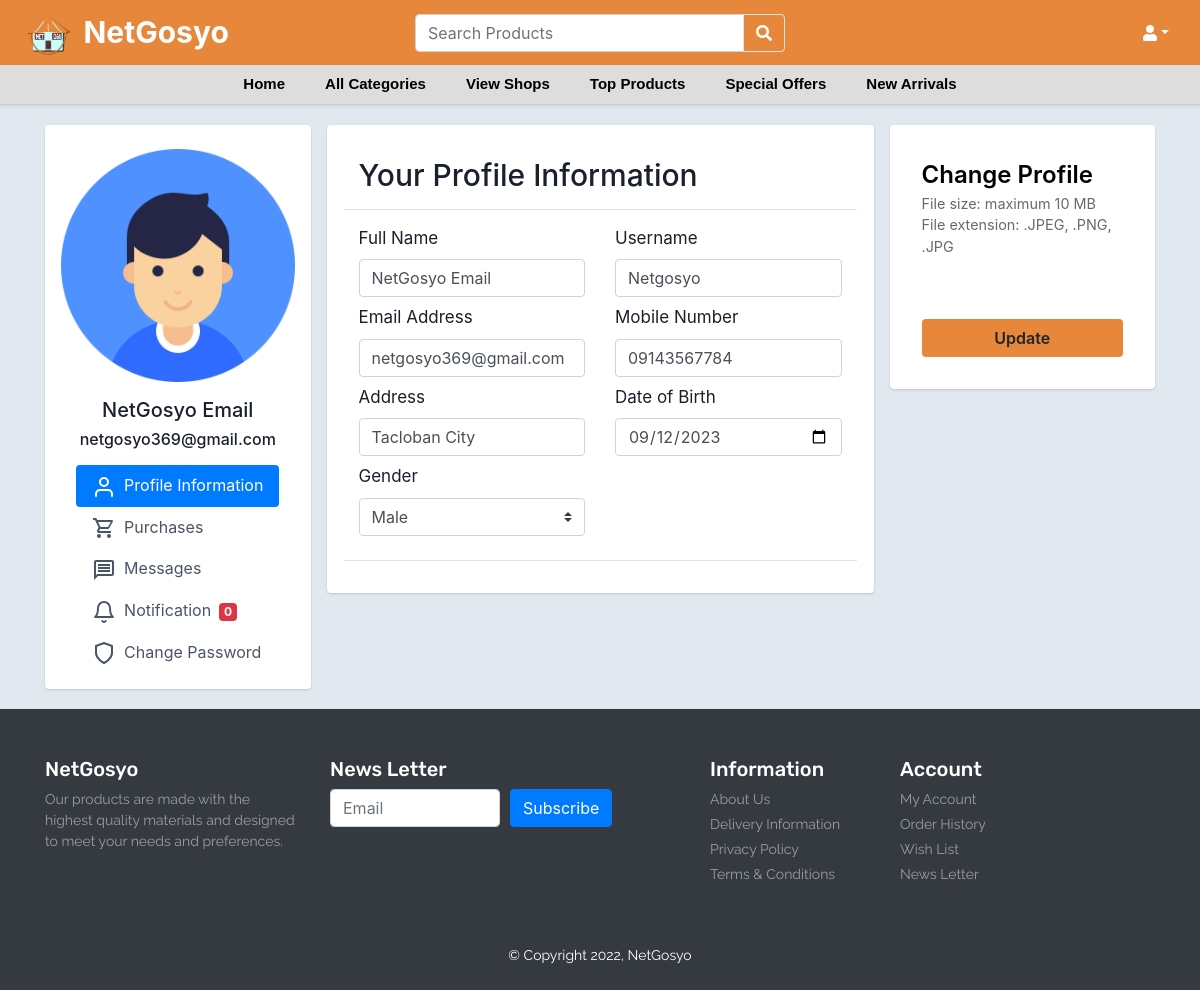
The page /Profile_settings.php on the database its author committed.
### tables this page shows
CREATE TABLE `user_form` (
  `id` int(100) NOT NULL,
  `fullname` varchar(100) NOT NULL,
  `email` varchar(100) NOT NULL,
  `username` varchar(255) NOT NULL,
  `password` varchar(100) NOT NULL,
  `phonenumber` varchar(255) NOT NULL,
  `address` varchar(255) NOT NULL,
  `dateofbirth` varchar(255) NOT NULL,
  `gender` varchar(255) NOT NULL,
  `image` varchar(255) NOT NULL,
  `shopname` varchar(250) NOT NULL DEFAULT 'user',
  `vkey` varchar(50) NOT NULL,
  `verified` tinyint(1) NOT NULL DEFAULT 0,
  `register_date` timestamp NOT NULL DEFAULT current_timestamp() ON UPDATE current_timestamp()
);

### Profile_settings.php (the view, shortened to what this page needs)
<?php
include('header.php');
include('config.php');
$username = $_SESSION["user_id"];
$findresult = mysqli_query($conn, "SELECT * FROM user_form WHERE id = '$user_id'");
if ($res = mysqli_fetch_array($findresult)) {
	$fullname = $res['fullname'] ?? '';
	$username = $res['username']  ?? '';
	$email = $res['email']  ?? '';
	$phonenumber = $res['phonenumber']  ?? '';
	$address = $res['address']  ?? '';
	$dateofbirth = $res['dateofbirth']  ?? '';
	$gender = $res['gender']  ?? '';
	$image = $res['image']  ?? '';
}
?>
<!DOCTYPE html>
<html lang="en">
<head>
    <link rel="stylesheet" href="https://cdn.datatables.net/1.13.5/css/jquery.dataTables.css" />
    <link rel="stylesheet" href="https://cdn.datatables.net/1.13.5/css/jquery.dataTables.min.css" />
    <link href="https://cdn.jsdelivr.net/npm/bootstrap@4.4.1/dist/css/bootstrap.min.css" rel="stylesheet">
    <link rel="stylesheet" href="https://maxcdn.bootstrapcdn.com/bootstrap/4.0.0/css/bootstrap.min.css" />
    <link rel="stylesheet" href="https://cdnjs.cloudflare.com/ajax/libs/cropperjs/1.5.12/cropper.min.css" />
    <link rel="stylesheet" href="https://unpkg.com/dropzone/dist/dropzone.css" />
    <link href="https://unpkg.com/cropperjs/dist/cropper.css" rel="stylesheet" />
</head>
<body>
    <div class="container">
        <form action="" method="post" enctype='multipart/form-data'>
            <div class="row gutters-sm">
                <div class="col-md-3 d-none d-md-block">
                    <div class="card">
                        <div class="card-body">
                            <div style="text-align: center;" class="mt-2 mb-3">
                                <?php if ($image == NULL) {
                                    echo '<img src="user_profile/profile_587153058.png" class="img-fluid">';
                                } else {
                                    echo '<img src="user-profiles/' . $image . '" class="rounded-circle img-fluid " style="height:150px; width: 150px; box-shadow: 1px 1px 5px #333333;">';
                                }
                            ?>
                                <h5 style="text-align: center;" class="mt-3"><?php echo $fullname; ?></h5>
                                <h6 style="text-align: center;"> <?php echo $email; ?></h6>
                            </div>
                            <nav class="nav flex-column nav-pills nav-gap-y-1">
                                <a href="Profile_settings.php" class="nav-item nav-link has-icon nav-link-faded active">
                                    <svg xmlns="http://www.w3.org/2000/svg" width="24" height="24" viewBox="0 0 24 24"
                                        fill="none" stroke="currentColor" stroke-width="2" stroke-linecap="round"
                                        stroke-linejoin="round" class="feather feather-user mr-2">
                                        <path d="M20 21v-2a4 4 0 0 0-4-4H8a4 4 0 0 0-4 4v2"></path>
                                        <circle cx="12" cy="7" r="4"></circle>
                                    </svg>Profile Information
                                </a>
                                <a href="Profile_purchases.php" class="nav-item nav-link has-icon nav-link-faded">
                                    Purchases
                                </a>
                                <a href="Profile_messages.php" class="nav-item nav-link has-icon nav-link-faded">
                                    <svg xmlns="http://www.w3.org/2000/svg" width="24" height="24" viewBox="0 0 24 24"
                                        fill="currentColor" class="feather feather-settings mr-2">
                                        <path
                                            d="M4 4h16v12H5.17L4 17.17V4m0-2c-1.1 0-1.99.9-1.99 2L2 22l4-4h14c1.1 0 2-.9 2-2V4c0-1.1-.9-2-2-2H4zm2 10h12v2H6v-2zm0-3h12v2H6V9zm0-3h12v2H6V6z">
                                        </path>
                                    </svg>Messages
                                </a>
                                <a href="Profile_notifications.php" class="nav-item nav-link has-icon nav-link-faded">
                                    Notification<span
                                        class="badge badge-danger ml-2"><?= mysqli_num_rows($notifications) ?></span>
                                </a>
                                <a href="Profile_changepass.php" class="nav-item nav-link has-icon nav-link-faded">
                                    <svg xmlns="http://www.w3.org/2000/svg" width="24" height="24" viewBox="0 0 24 24"
                                        fill="none" stroke="currentColor" stroke-width="2" stroke-linecap="round"
                                        stroke-linejoin="round" class="feather feather-shield mr-2">
                                        <path d="M12 22s8-4 8-10V5l-8-3-8 3v7c0 6 8 10 8 10z"></path>
                                    </svg>Change Password
                                </a>
                            </nav>
                        </div>
                    </div>
                </div>
                <div class="col-md-6">
                    <div class="card">
                        <div class="card-body">
                            <div class="tab-pane active" id="profile">
                                <div class="p-3">
                                    <div class="d-flex justify-content-between align-items-center">
                                        <h4 class="text-right" style="font-size: 30px;">Your Profile Information</h4>
                                    </div>
                                    <div class="row mt-2 border-top border-bottom">
                                        <div class="mt-3 col-md-6"><label class="labels" style="font-size: 17px;">Full
                                                Name</label>
                                            <input type="text" name="fullname" placeholder="Enter your fullname"
                                                class="form-control" value="<?php echo $fullname; ?>">
                                        </div>
                                        <div class="mt-3 col-md-6"><label class="labels"
                                                style="font-size: 17px;">Username</label>
                                            <input type="text" name="username" placeholder="Enter your username"
                                                class="form-control" value="<?php echo $username; ?>">
                                        </div>
                                        <div class="mt-2 col-md-6"><label class="labels" style="font-size: 17px;">Email
                                                Address</label>
                                            <input type="text" name="emails" placeholder="Enter your email address"
                                                class="form-control" value="<?php echo $email; ?>">
                                        </div>
                                        <div class="mt-2 col-md-6"><label class="labels" style="font-size: 17px;">Mobile
                                                Number</label>
                                            <input type="text" name="number" placeholder="Enter your mobile number"
                                                class="form-control" value="<?php echo $phonenumber; ?>">
                                        </div>
                                        <div class="mt-2 col-md-6"><label class="labels"
                                                style="font-size: 17px;">Address</label>
                                            <input type="text" name="address" placeholder="Enter your address"
                                                class="form-control" value="<?php echo $address; ?>">
                                        </div>
                                        <div class="mt-2 col-md-6"><label class="labels" style="font-size: 17px;">Date
                                                of
                                                Birth</label>
                                            <input type="date" name="datebirth" class="form-control"
                                                value="<?php echo $dateofbirth; ?>">
                                        </div>
                                        <div class="mt-2 mb-4 col-md-6"><label class="labels"
                                                style="font-size: 17px;">Gender</label>
                                            <select name="Gender" class="custom-select" id="gender">
                                                <?php if (empty($gender['gender'])) { ?>
                                                <option selected><?php echo $gender; ?></option>
                                                <?php } else { ?>
                                                <option selected><?php echo $gender; ?></option>
                                                <?php } ?>
                                            </select>
                                        </div>
                                    </div>
                                </div>
                            </div>
                        </div>
                    </div>
                </div>
                <div class="col-md-3">
                    <div class="card">
                        <div class="card-body">
                            <div class="p-3">
                                <div class="">
                                    <label class="labels" style="font-size: 17px;">
                                        <span class="form-title">Change Profile</span>
                                        <p class="form-paragraph">
                                            File size: maximum 10 MB <br>
                                            File extension: .JPEG, .PNG, .JPG
                                        </p>
                                    </label>
                                </div>
                                <div class="col-md-4">
                                    <div class="image_area">
                                        <form method="post">
                                            <label for="upload_image">
                                                <?php if ($image == NULL) {
                                                    echo '<img src="user_profile/profile.png" class="img-fluid" id="uploaded_image">';
                                                    } else {
                                                        echo '<img src="user-profiles/' . $image . '" style="border-radius: 5px; box-shadow: 1px 1px 5px #333333;" class="img-fluid" id="uploaded_image">';
                                                    }
                                                    ?>
                                            </label>
                                        </form>
                                    </div>
                                </div>
                                <div class="d-flex justify-content-between align-items-center">
                                    <input type="submit" value="Update" name="update_user" class="btn color-orange-bg"
                                        style="font-weight: 600;">
                                </div>
                            </div>
                        </div>
                    </div>
                </div>
            </div>
        </form>
    </div>
</body>
</html>
<?php
include('footer.php');
?>

### css/style-header.css (style rules this page uses)
.color-orange-bg { background: #E6873C !important;; }
nav { display: flex; align-content: center; justify-content: space-between; }
input { background: transparent; border: 0px; outline: 0px; width: 300px; margin-left: 5px; padding-top: 0px; }
nav { transition: background-color 0.5s ease; opacity: 1; transition: transform .2s cubic-bezier(0.64,0.04,0.26,0.87), opacity .5s cubic-bezier(0.64,0.04,0.26,0.87); }

### Profile_settings.php (style rules this page uses)
body { color: #1a202c; text-align: left; background-color: #e2e8f0; }
.nav-link { color: #4a5568; }
.card { box-shadow: 0 1px 3px 0 rgba(0, 0, 0, .1), 0 1px 2px 0 rgba(0, 0, 0, .06); }
.card { margin-top: 20px; margin-bottom: 20px; position: relative; display: flex; flex-direction: column; min-width: 0; word-wrap: break-word; background-color: #fff; background-clip: border-box; border: 0 solid rgba(0, 0, 0, .125); border-radius: .25rem; }
.card-body { flex: 1 1 auto; min-height: 1px; padding: 1rem; }
.gutters-sm { margin-right: -8px; margin-left: -8px; }
.gutters-sm>.col, .gutters-sm>[class*=col-] { padding-right: 8px; padding-left: 8px; }
.mb-3, .my-3 { margin-bottom: 1rem !important; }
.form-title { color: #000000; font-size: 1.5rem; font-weight: 600; }
.form-paragraph { font-size: 0.9rem; color: rgb(105, 105, 105); }
img { max-width: 100%; }
.image_area { position: relative; margin-left: 10px; width: 150px; }

### rows shown on the page
user_form: fullname "NetGosyo Email", email "netgosyo369@gmail.com", username "Netgosyo", emails "netgosyo369@gmail.com", number "09143567784", address "Tacloban City", datebirth "09/12/2023", Gender "Male"

### other values the page prints
mysqli_num_rows($notifications) "0"
